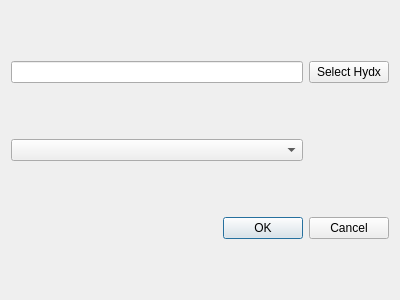
<?xml version="1.0" encoding="UTF-8"?>
<ui version="4.0">
 <class>importHydxDialogBase</class>
 <widget class="QDialog" name="importHydxDialogBase">
  <property name="geometry">
   <rect>
    <x>0</x>
    <y>0</y>
    <width>400</width>
    <height>300</height>
   </rect>
  </property>
  <property name="windowTitle">
   <string>Import Hydx</string>
  </property>
  <layout class="QGridLayout" name="gridLayout">
   <item row="0" column="0">
    <widget class="QLineEdit" name="hydxFile"/>
   </item>
   <item row="0" column="1">
    <widget class="QPushButton" name="hydxButton">
     <property name="text">
      <string>Select Hydx</string>
     </property>
    </widget>
   </item>
   <item row="1" column="0">
    <widget class="QComboBox" name="databases"/>
   </item>
   <item row="2" column="0" colspan="2">
    <widget class="QDialogButtonBox" name="button_box">
     <property name="orientation">
      <enum>Qt::Horizontal</enum>
     </property>
     <property name="standardButtons">
      <set>QDialogButtonBox::Cancel|QDialogButtonBox::Ok</set>
     </property>
    </widget>
   </item>
  </layout>
 </widget>
 <resources/>
 <connections>
  <connection>
   <sender>button_box</sender>
   <signal>accepted()</signal>
   <receiver>importHydxDialogBase</receiver>
   <slot>accept()</slot>
   <hints>
    <hint type="sourcelabel">
     <x>20</x>
     <y>20</y>
    </hint>
    <hint type="destinationlabel">
     <x>20</x>
     <y>20</y>
    </hint>
   </hints>
  </connection>
  <connection>
   <sender>button_box</sender>
   <signal>rejected()</signal>
   <receiver>importHydxDialogBase</receiver>
   <slot>reject()</slot>
   <hints>
    <hint type="sourcelabel">
     <x>20</x>
     <y>20</y>
    </hint>
    <hint type="destinationlabel">
     <x>20</x>
     <y>20</y>
    </hint>
   </hints>
  </connection>
 </connections>
</ui>
